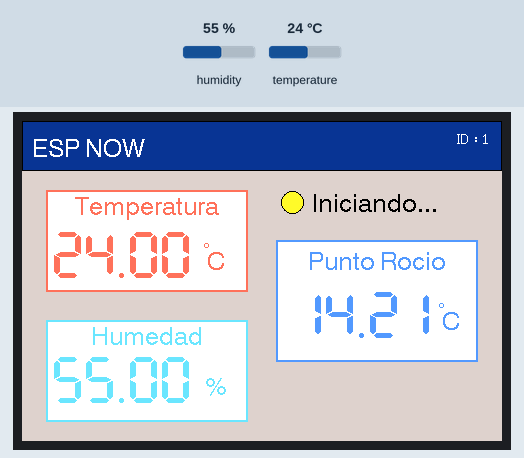
Recording of a sketch running on a simulated ESP32. On the bench: 480×320 colour display. Inputs (shaded band) come from the test bench; at power-on: humidity 55 %, temperature 24 °C. What the sketch prints to the serial monitor is not drawn.

Above: at 9.3 s.
9.4 s: humidity set to 22 %
At 11.0 s:
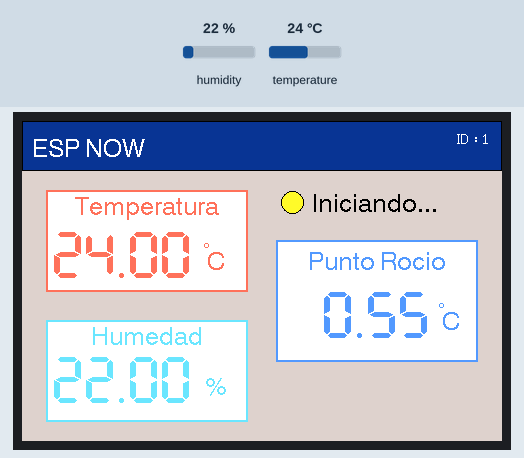
13.1 s: temperature set to 12 °C
At 20.4 s:
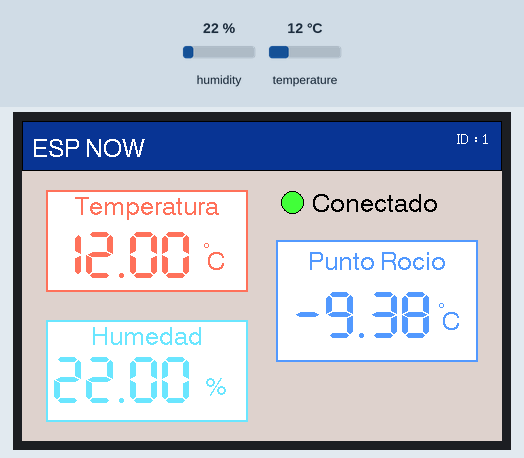
20.6 s: humidity set to 40 %
At 23.8 s:
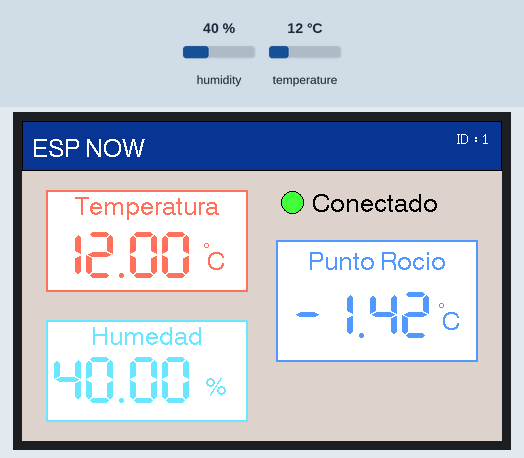
24.6 s: temperature set to 19 °C
At 28.7 s:
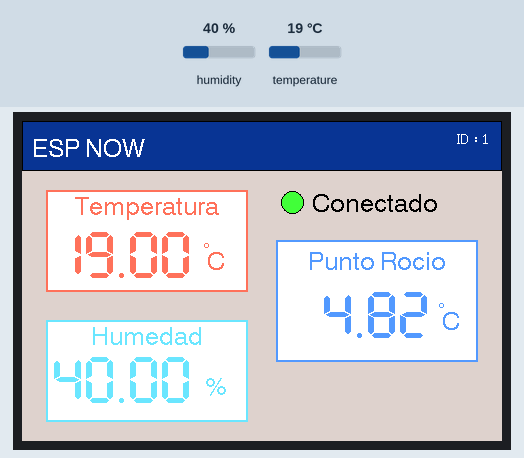
Timing chart, 0 to 30.2 s (numbered marks = the images above; inputs shaded):
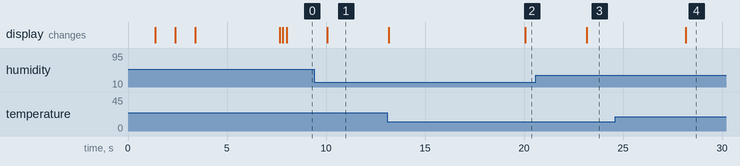

Measured:
- after the input at 9.4 s, the display: changes after 0.65 s (image 1)
- after the input at 13.1 s, the display: first changes after 0.06 s (image 2 shows a later state)
- after the input at 20.6 s, the display: changes after 2.6 s (image 3)
- after the input at 24.6 s, the display: changes after 3.6 s (image 4)

The sketch:

NodoSensorTemp.ino
```cpp
/////////////////////////////////////////ENVIA/////////////////////////////////
#include <esp_now.h> // Libreria para comunicacion ESP-NOW
#include <esp_wifi.h> // Libreria para modificacion de comunicacion Wifi
#include <WiFi.h> // Libreria para modificacion de comunicacion Wifi
#include <DHT.h> //Libreria para uso de DHT sensor
#include <SPI.h> // Libreria para uso de de pantalla TFT por comunicacion SPI
#include <TFT_eSPI.h> // Libreria para uso de de pantalla TFT por comunicacion SPI
#include <ESP32Time.h> // Libreria para trabajar con hora

String nombreDispositivo = "ESP NOW"; // Titulo de dispositivo
int stado = 3; // Variable para reconocer el estadop del dispositivo 1: CONECTADO - 2: DESCONECTADO - 3: INICIANDO...

//Variables de trabajo durante el tiempo
unsigned long Task_1 = 0;
unsigned long Task_2 = 0;
unsigned long Task_3 = 0;

#define ID 1
//#define ID 2
//#define ID 3

#define color_Temp 0xFB8B
#define color_Hum 0x6F3F
#define color_Proc 0x54DF
#define color_cont 0xBE17
#define FONDO 0xDE99
#define NEGRO 0x0000
#define BLANCO 0xFFFF
#define Cabeza 0x09B2
#define ON 0x47E7
#define OFF 0xF820
#define ST 0xFFC5

TFT_eSPI tft = TFT_eSPI();       // Invoke custom library
DHT dht(13, DHT22 ); //SENSOR DE TEMP Y HUMED
ESP32Time rtc; //Creamos objeto reloj

uint8_t broadcastAddress[] = {0xE0, 0xE2, 0xE6, 0x0C, 0x51, 0x34}; //MAC PLACA RECEPTORA

// Estructura de datos para envio
typedef struct struct_message {
  int id;     // ID de placa envia
  float x;    // x = t
  float y;    // y = h
  float z;    // z = pr
} struct_message;


// Creamos la estructura de datos llamada myData
struct_message myData;

// Create peer interface
esp_now_peer_info_t peerInfo;

// callback cuando el envio sea exitoso
void OnDataSent(const uint8_t *mac_addr, esp_now_send_status_t status) {
  Serial.print("\r\n Estado del ultimo paquete enviado:\t");
  Serial.println(status == ESP_NOW_SEND_SUCCESS ? "Entrega hecha" : "Entrega fallida");
  if (status == ESP_NOW_SEND_SUCCESS) {
    stado = 1;
  }
  else {
    stado = 2;
  }
}

void inicio() {

  tft.fillScreen(FONDO); // Color FONDO

  tft.drawRect(0, 0, 480, 50, NEGRO);
  tft.fillRect(1, 1, 478, 48, Cabeza);
  tft.setTextColor(BLANCO, Cabeza);
  tft.drawString(nombreDispositivo, 10, 17, 4);
  tft.drawString("ID :", 435, 10, 2);
  tft.drawString(String(ID), 460, 10, 2);


  tft.drawRect(25, 70, 200, 100, color_Temp);
  tft.drawRect(24, 69, 202, 102, color_Temp);
  tft.fillRect(26, 71, 198, 98, BLANCO);
  tft.setTextColor(color_Temp, BLANCO);
  tft.drawCentreString("Temperatura", 125, 75, 4);
  tft.drawCentreString("o", 185, 120, 1);
  tft.setTextColor(color_Temp, BLANCO);
  tft.setCursor(185, 130);
  tft.setTextFont(4);
  tft.println("C");


  tft.drawRect(25, 200, 200, 100, color_Hum);
  tft.drawRect(24, 199, 202, 102, color_Hum);
  tft.fillRect(26, 201, 198, 98, BLANCO);
  tft.setTextColor(color_Hum);
  tft.drawCentreString("Humedad", 125, 205, 4);
  tft.setTextColor(color_Hum, BLANCO);
  tft.setCursor(183, 255);
  tft.setTextFont(4);
  tft.println("%");

  tft.drawRect(255, 120, 200, 120, color_Proc);
  tft.drawRect(254, 119, 202, 122, color_Proc);
  tft.fillRect(256, 121, 198, 118, BLANCO);
  tft.setTextColor(color_Proc, BLANCO);
  tft.drawCentreString("Punto Rocio", 355, 130, 4);
  tft.drawCentreString("o", 420, 180, 1);
  tft.setTextColor(color_Proc, BLANCO);
  tft.setCursor(420, 190);
  tft.setTextFont(4);
  tft.println("C");
}

void fecha() {
  String relog = rtc.getTime();
  String dia = String(rtc.getDay());
  String mes = String(rtc.getMonth());
  String ano = String(rtc.getYear());
  String number = String('0');

  if (dia.length() == 1) {
    dia = number + dia;
  }

  if (mes.length() == 1) {
    mes = number + mes;
  }

  String fecha = (dia + "/" + mes + "/" + ano);
  tft.setTextColor(NEGRO, FONDO);
  tft.drawString(relog, 260, 260, 6);
  tft.setTextColor(BLANCO, Cabeza);
  tft.drawString(fecha, 390, 30, 2);
}

float medidas() {
  float h = dht.readHumidity(); //Leemos la Humedad
  float t = dht.readTemperature(); //Leemos la temperatura en grados Celsius
  float raiz = 1.25e-1;
  float base = h / 100.000;
  double pr_1 = pow(base, raiz);
  float pr_2 = pr_1 * (112.000 + t);
  float pr_3 = pr_2 - 112.000; // Calculo punto rocio
  int posX = 300;

  // variables para guardar cadena
  char out_t[8];
  char out_h[8];
  char out_pr[8];
  // Conversiones
  dtostrf(t, 4, 2, out_t);
  dtostrf(h, 4, 2, out_h);
  dtostrf(pr_3, 4, 2, out_pr);
  // Condicional de formato

  if (String(out_pr[1]) != ".") {
    posX = 270;
  }
  tft.setTextColor(color_Temp, BLANCO);
  tft.setTextSize(1);
  tft.drawString(out_t, 30, 110, 7);

  tft.setTextColor(color_Hum, BLANCO);
  tft.setTextSize(1);
  tft.drawString(out_h, 30, 235, 7);

  tft.fillRect(265, 166, 100, 55, BLANCO);
  tft.setTextColor(color_Proc, BLANCO);
  tft.setTextSize(1);
  tft.drawString(out_pr, posX, 170, 7);


  myData.id = ID;
  myData.x = t;
  myData.y = h;
  myData.z =  pr_3;
}

void setup() {
  Serial.begin(115200);
  tft.init();
  tft.setRotation(3);
  dht.begin();
  rtc.setTime(0, 12, 0, 3, 9, 2022); // ss - mm -hh - dd - mm - aa
  pantalla_negra();
  delay(1000);
  inicio();
  delay(100);
  medidas();
  delay(100);
  //fecha(); //Comentamos para que no aparezca fecha ni hora
  delay(100);
  estado();
  delay(100);
}

void loop() {

  if (millis() - Task_1 > 5000 ) {
    Task_1 = millis();
    medidas();
  }

  if (millis() - Task_2 > 1000 ) {     //Tomamos hora
    Task_2 = millis();
    //fecha(); //Comentamos para que no aparezca fecha ni hora

  }

  if (millis() - Task_3 > 10000 ) {
    Task_3 = millis();
    medidas();
    estado();

    // Send message via ESP-NOW
    esp_err_t result = esp_now_send(broadcastAddress, (uint8_t *) &myData, sizeof(myData));

    if (result == ESP_OK) {
      Serial.println(myData.x);
      Serial.println(myData.y);
      Serial.println(myData.z);
      Serial.println();
      Serial.println("Envio OK");
    }
    else {
      Serial.println("Error al enviar");
    }
  }
}

void estado() {

  if (stado == 1) {
    tft.fillCircle(270, 81, 11, ON);
    tft.drawCircle(270, 81, 11, NEGRO);
    tft.fillRect(290, 70, 200, 25, FONDO);
    tft.setTextColor(NEGRO, FONDO);
    tft.drawString("Conectado", 290, 72, 4);
  }
  else if (stado == 2) {
    tft.fillCircle(270, 81, 11, OFF);
    tft.drawCircle(270, 81, 11, NEGRO);
    tft.setTextColor(NEGRO, FONDO);
    tft.drawString("Desconectado", 290, 72, 4);
  }

  else if (stado == 3) {
    tft.fillCircle(270, 81, 11, ST);
    tft.drawCircle(270, 81, 11, NEGRO);
    tft.setTextColor(NEGRO, FONDO);
    tft.drawString("Iniciando...", 290, 72, 4);
  }

  else {
    tft.fillCircle(270, 81, 11, BLANCO);
    tft.drawCircle(270, 81, 11, NEGRO);
    tft.fillRect(280, 70, 200, 25, FONDO);
    tft.setTextColor(NEGRO, FONDO);
    tft.drawString("ERROR", 290, 72, 4);

  }
}

void pantalla_negra() {
  tft.fillScreen(BLANCO); // Color FONDO
  tft.fillRect(100, 10, 280, 280, NEGRO);

  // Iniciamos en modo AP para utilizar Long Range esta red no sera visible.
  WiFi.mode( WIFI_AP_STA );//for AP mode

  int a = esp_wifi_set_protocol( WIFI_IF_AP, WIFI_PROTOCOL_LR );
  if (a == 0)
  {
    Serial.println(" ");
    Serial.print("Error = ");
    Serial.print(a);
    Serial.println(" , Mode LR OK!");
    tft.setTextColor(BLANCO, NEGRO);
    tft.drawString("Mode LR OK...!", 150, 20, 1);

  }
  else//if some error in LR config
  {
    Serial.println(" ");
    Serial.print("Error = ");
    Serial.print(a);
    Serial.println(" , Error in Mode LR!");
    tft.setTextColor(BLANCO, NEGRO);
    tft.drawString("Mode LR ERROR...!", 150, 20, 1);
  }
  delay(1000);

  if (esp_now_init() != ESP_OK) {
    Serial.println("Error inicio ESP-NOW");
    tft.setTextColor(BLANCO, NEGRO);
    tft.drawString("Error inicio ESP-NOW...", 150, 40, 1);
    return;
  }
  tft.setTextColor(BLANCO, NEGRO);
  tft.drawString("ESP-NOW OK...", 150, 40, 1);
  Serial.println("ESP-NOW ok");

  esp_now_register_send_cb(OnDataSent); //Datos de prueba

  // Register peer
  memcpy(peerInfo.peer_addr, broadcastAddress, 6);
  peerInfo.channel = 0;
  peerInfo.encrypt = false;

  // Add peer
  if (esp_now_add_peer(&peerInfo) != ESP_OK) {
    Serial.println("Falla al agregar un peer");
    return;
  }

  delay(1000);

  String mac = WiFi.macAddress();
  tft.setTextColor(BLANCO, NEGRO);
  tft.drawString("Tu dirección MAC es: ", 150, 60, 1);
  tft.drawString(mac, 150, 80, 1);

  delay(1000);

  tft.setTextColor(BLANCO, NEGRO);
  tft.drawString("Realizado por Claudio Carreno", 150, 120, 1);
  tft.drawString("+56 9 63044658", 150, 140, 1);
  delay(3000);

}
```
